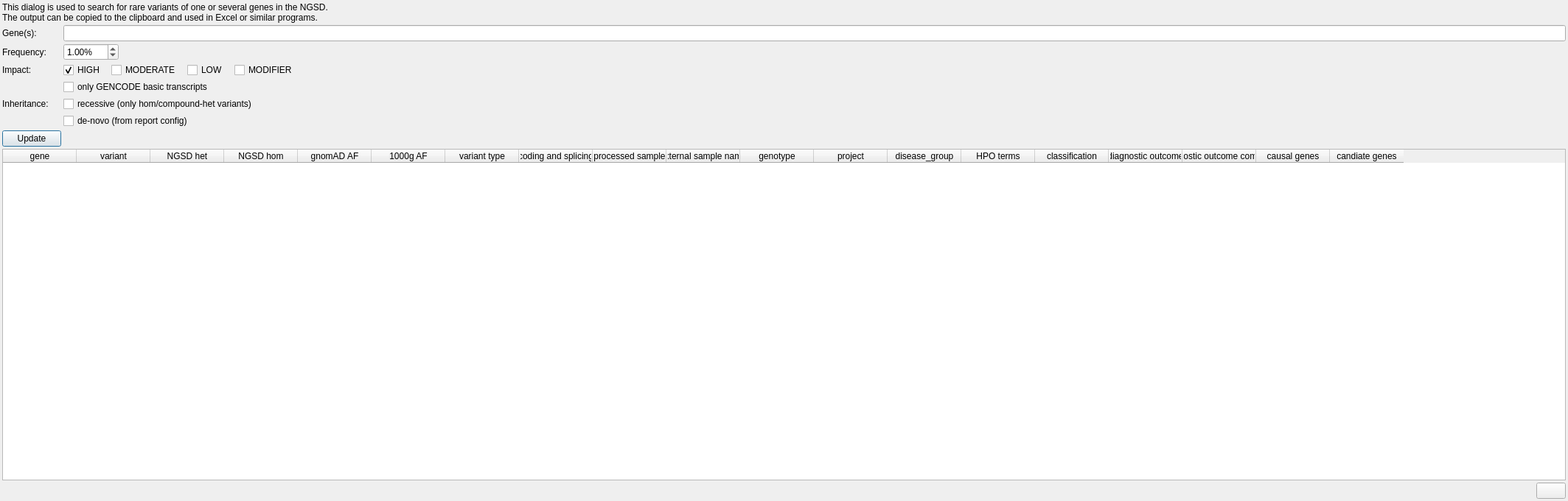
<?xml version="1.0" encoding="UTF-8"?>
<ui version="4.0">
 <class>CandidateGeneDialog</class>
 <widget class="QDialog" name="CandidateGeneDialog">
  <property name="geometry">
   <rect>
    <x>0</x>
    <y>0</y>
    <width>2127</width>
    <height>680</height>
   </rect>
  </property>
  <property name="windowTitle">
   <string>Gene variant info</string>
  </property>
  <layout class="QGridLayout" name="gridLayout">
   <property name="leftMargin">
    <number>3</number>
   </property>
   <property name="topMargin">
    <number>3</number>
   </property>
   <property name="rightMargin">
    <number>3</number>
   </property>
   <property name="bottomMargin">
    <number>3</number>
   </property>
   <property name="spacing">
    <number>3</number>
   </property>
   <item row="4" column="1">
    <widget class="QCheckBox" name="filter_gencode_basic">
     <property name="text">
      <string>only GENCODE basic transcripts</string>
     </property>
    </widget>
   </item>
   <item row="0" column="0" colspan="2">
    <widget class="QLabel" name="label_4">
     <property name="text">
      <string>&lt;html&gt;&lt;head/&gt;&lt;body&gt;&lt;p&gt;This dialog is used to search for rare variants of one or several genes in the NGSD. &lt;br/&gt;The output can be copied to the clipboard and used in Excel or similar programs.&lt;/p&gt;&lt;/body&gt;&lt;/html&gt;</string>
     </property>
    </widget>
   </item>
   <item row="8" column="0" colspan="2">
    <widget class="QTableWidget" name="variants">
     <property name="editTriggers">
      <set>QAbstractItemView::NoEditTriggers</set>
     </property>
     <property name="showDropIndicator" stdset="0">
      <bool>false</bool>
     </property>
     <property name="selectionMode">
      <enum>QAbstractItemView::SingleSelection</enum>
     </property>
     <property name="selectionBehavior">
      <enum>QAbstractItemView::SelectRows</enum>
     </property>
     <property name="sortingEnabled">
      <bool>true</bool>
     </property>
     <property name="wordWrap">
      <bool>false</bool>
     </property>
     <property name="columnCount">
      <number>19</number>
     </property>
     <attribute name="verticalHeaderVisible">
      <bool>false</bool>
     </attribute>
     <column>
      <property name="text">
       <string>gene</string>
      </property>
     </column>
     <column>
      <property name="text">
       <string>variant</string>
      </property>
     </column>
     <column>
      <property name="text">
       <string>NGSD het</string>
      </property>
     </column>
     <column>
      <property name="text">
       <string>NGSD hom</string>
      </property>
     </column>
     <column>
      <property name="text">
       <string>gnomAD AF</string>
      </property>
     </column>
     <column>
      <property name="text">
       <string>1000g AF</string>
      </property>
     </column>
     <column>
      <property name="text">
       <string>variant type</string>
      </property>
     </column>
     <column>
      <property name="text">
       <string>coding and splicing</string>
      </property>
     </column>
     <column>
      <property name="text">
       <string>processed sample</string>
      </property>
     </column>
     <column>
      <property name="text">
       <string>external sample name</string>
      </property>
     </column>
     <column>
      <property name="text">
       <string>genotype</string>
      </property>
     </column>
     <column>
      <property name="text">
       <string>project</string>
      </property>
     </column>
     <column>
      <property name="text">
       <string>disease_group</string>
      </property>
     </column>
     <column>
      <property name="text">
       <string>HPO terms</string>
      </property>
     </column>
     <column>
      <property name="text">
       <string>classification</string>
      </property>
     </column>
     <column>
      <property name="text">
       <string>diagnostic outcome</string>
      </property>
     </column>
     <column>
      <property name="text">
       <string>diagnostic outcome comment</string>
      </property>
     </column>
     <column>
      <property name="text">
       <string>causal genes</string>
      </property>
     </column>
     <column>
      <property name="text">
       <string>candiate genes</string>
      </property>
     </column>
    </widget>
   </item>
   <item row="5" column="1">
    <widget class="QCheckBox" name="filter_recessive">
     <property name="text">
      <string>recessive (only hom/compound-het variants)</string>
     </property>
    </widget>
   </item>
   <item row="3" column="1">
    <layout class="QHBoxLayout" name="horizontalLayout_2">
     <property name="spacing">
      <number>10</number>
     </property>
     <item>
      <widget class="QCheckBox" name="filter_impact_high">
       <property name="text">
        <string>HIGH</string>
       </property>
       <property name="checked">
        <bool>true</bool>
       </property>
      </widget>
     </item>
     <item>
      <widget class="QCheckBox" name="filter_impact_moderate">
       <property name="text">
        <string>MODERATE</string>
       </property>
      </widget>
     </item>
     <item>
      <widget class="QCheckBox" name="filter_impact_low">
       <property name="text">
        <string>LOW</string>
       </property>
      </widget>
     </item>
     <item>
      <widget class="QCheckBox" name="filter_impact_modifier">
       <property name="text">
        <string>MODIFIER</string>
       </property>
      </widget>
     </item>
     <item>
      <spacer name="horizontalSpacer">
       <property name="orientation">
        <enum>Qt::Horizontal</enum>
       </property>
       <property name="sizeHint" stdset="0">
        <size>
         <width>40</width>
         <height>20</height>
        </size>
       </property>
      </spacer>
     </item>
    </layout>
   </item>
   <item row="3" column="0">
    <widget class="QLabel" name="label_2">
     <property name="toolTip">
      <string>Variant impact on protein.</string>
     </property>
     <property name="text">
      <string>Impact:</string>
     </property>
    </widget>
   </item>
   <item row="2" column="0">
    <widget class="QLabel" name="label_3">
     <property name="toolTip">
      <string>Maximum allele frequency in 1000G/gnomAD.</string>
     </property>
     <property name="text">
      <string>Frequency:</string>
     </property>
    </widget>
   </item>
   <item row="5" column="0">
    <widget class="QLabel" name="label_5">
     <property name="text">
      <string>Inheritance:</string>
     </property>
    </widget>
   </item>
   <item row="1" column="0">
    <widget class="QLabel" name="label">
     <property name="toolTip">
      <string>Comma-separted list of genes.</string>
     </property>
     <property name="text">
      <string>Gene(s):</string>
     </property>
    </widget>
   </item>
   <item row="7" column="0">
    <widget class="QPushButton" name="update_btn">
     <property name="text">
      <string>Update</string>
     </property>
    </widget>
   </item>
   <item row="9" column="0" colspan="2">
    <layout class="QHBoxLayout" name="horizontalLayout_3">
     <item>
      <spacer name="horizontalSpacer_3">
       <property name="orientation">
        <enum>Qt::Horizontal</enum>
       </property>
       <property name="sizeHint" stdset="0">
        <size>
         <width>40</width>
         <height>20</height>
        </size>
       </property>
      </spacer>
     </item>
     <item>
      <widget class="QPushButton" name="copy_btn">
       <property name="toolTip">
        <string>Copy to clipboard.</string>
       </property>
       <property name="text">
        <string/>
       </property>
       <property name="icon">
        <iconset resource="GSvar.qrc">
         <normaloff>:/Icons/CopyClipboard.png</normaloff>:/Icons/CopyClipboard.png</iconset>
       </property>
       <property name="shortcut">
        <string>Ctrl+C</string>
       </property>
      </widget>
     </item>
    </layout>
   </item>
   <item row="2" column="1">
    <layout class="QHBoxLayout" name="horizontalLayout">
     <item>
      <widget class="QDoubleSpinBox" name="filter_af">
       <property name="suffix">
        <string>%</string>
       </property>
       <property name="maximum">
        <double>100.000000000000000</double>
       </property>
       <property name="singleStep">
        <double>0.100000000000000</double>
       </property>
       <property name="value">
        <double>1.000000000000000</double>
       </property>
      </widget>
     </item>
     <item>
      <spacer name="horizontalSpacer_2">
       <property name="orientation">
        <enum>Qt::Horizontal</enum>
       </property>
       <property name="sizeHint" stdset="0">
        <size>
         <width>658</width>
         <height>20</height>
        </size>
       </property>
      </spacer>
     </item>
    </layout>
   </item>
   <item row="1" column="1">
    <widget class="QLineEdit" name="genes">
     <property name="text">
      <string/>
     </property>
    </widget>
   </item>
   <item row="6" column="1">
    <widget class="QCheckBox" name="filter_denovo">
     <property name="text">
      <string>de-novo (from report config)</string>
     </property>
    </widget>
   </item>
  </layout>
 </widget>
 <resources>
  <include location="GSvar.qrc"/>
 </resources>
 <connections/>
</ui>
